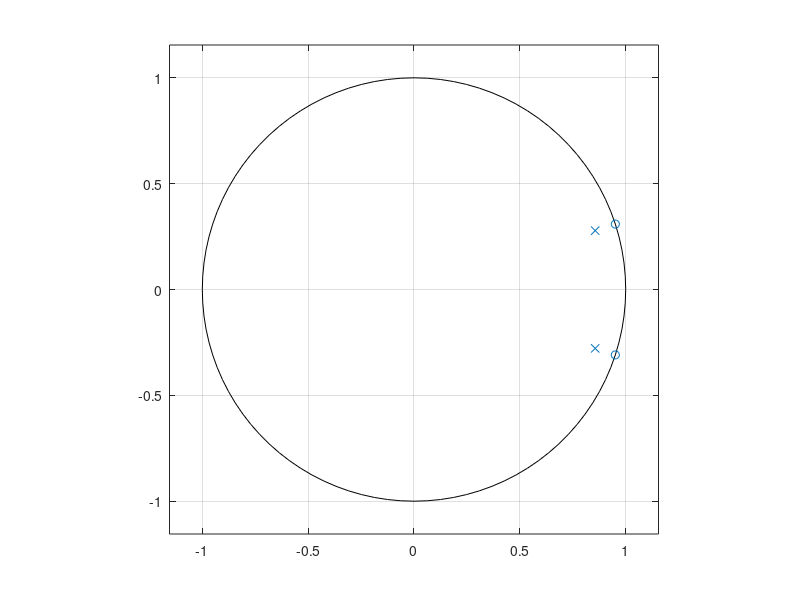
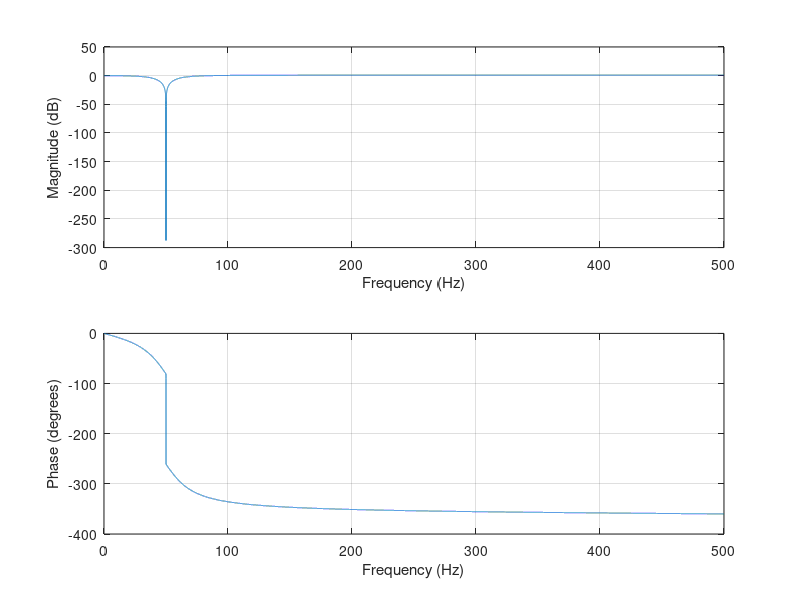

Write the MATLAB code that produced these figures, in order. (Note: this script raises an error after producing the figures.)
fs = 1000;             %#sampling rate
f0 = 50;                %#notch frequency
fn = fs/2;              %#Nyquist frequency
freqRatio = f0/fn;      %#ratio of notch freq. to Nyquist freq.

notchWidth = 0.1;       %#width of the notch

%Compute zeros
notchZeros = [exp( sqrt(-1)*pi*freqRatio ), exp( -sqrt(-1)*pi*freqRatio )];

%Compute poles
notchPoles = (1-notchWidth) * notchZeros;

figure;
zplane(notchZeros.', notchPoles.');

b = poly( notchZeros ); %# Get moving average filter coefficients
a = poly( notchPoles ); %# Get autoregressive filter coefficients

figure;
freqz(b,a,32000,fs)

%#filter signal x
y = filter(b,a,emg(:,1));